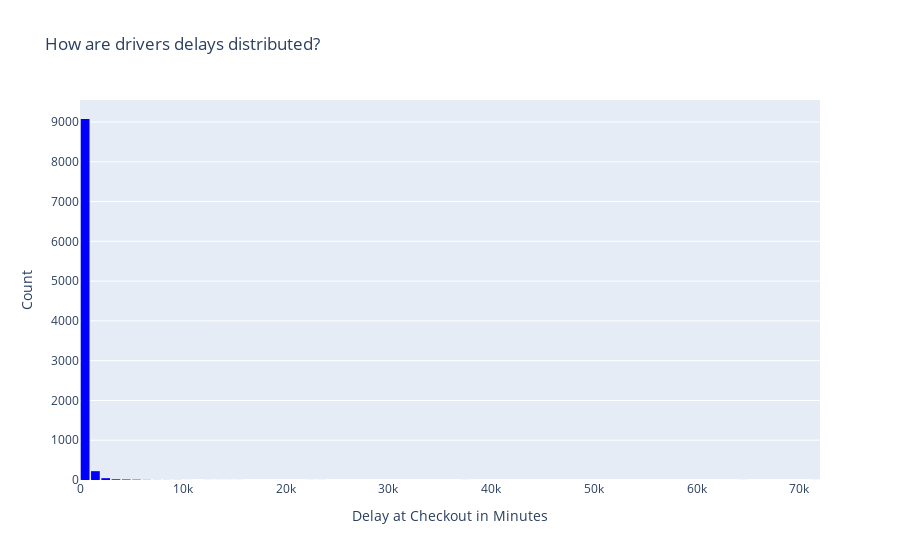

Notebook source saved alongside this figure:
### Code cell
# Creating a histogram to show distribution of delays
trace = go.Histogram(x=delays_df['delay_at_checkout_in_minutes'], nbinsx=90, marker=dict(color='blue'))

layout = go.Layout(title='How are drivers delays distributed?', xaxis=dict(title='Delay at Checkout in Minutes'), yaxis=dict(title='Count'))

fig = go.Figure(data=[trace], layout=layout)

fig.update_layout(bargap=0.15)

fig.show()

### Figure 1 — Plotly figure (JSON) as saved in the notebook; plotly's stock layout.template omitted (floating-point values rounded to 4 significant figures; data arrays with more than 128 entries replaced by an {"elided": "..."} marker saying what was removed)
{"data": [{"marker": {"color": "blue"}, "nbinsx": 90, "type": "histogram", "x": {"elided": "9404 int values"}}], "layout": {"bargap": 0.15, "title": {"text": "How are drivers delays distributed?"}, "xaxis": {"title": {"text": "Delay at Checkout in Minutes"}}, "yaxis": {"title": {"text": "Count"}}}}
